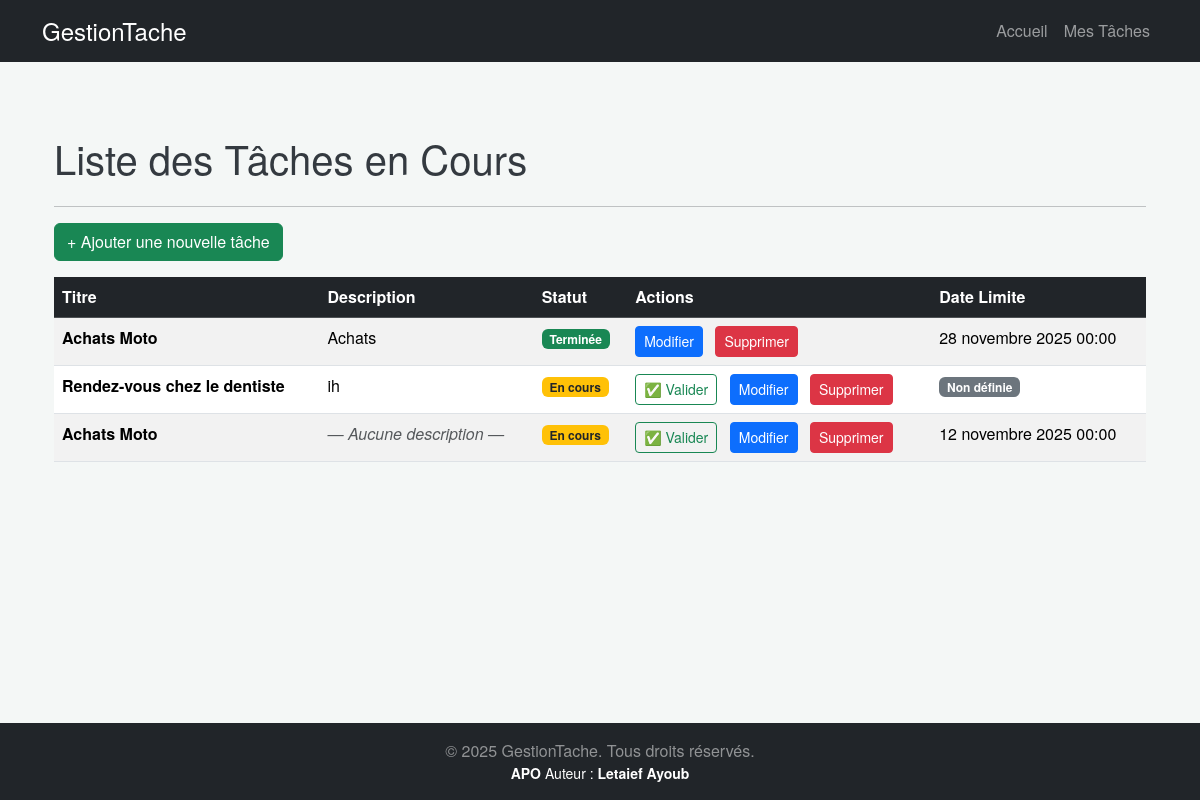
The page /liste/ on the database its author committed.
### taches/models.py (models this page shows, shortened)
class Tache(models.Model):
    titre = models.CharField(max_length=200)
    description = models.TextField(blank=True, null=True) # Description facultative
    date_creation = models.DateTimeField(default=timezone.now)
    date_due = models.DateTimeField(blank=True, null=True) # Date limite facultative
    completee = models.BooleanField(default=False) # L'état de la tâche
    statut_en_cours = models.BooleanField(default=True)

### taches/views.py (the view)
# urls.py: path('liste/', views.liste_view, name='tache'),
def liste_view(request):
    taches_existantes= Tache.objects.all().order_by('date_creation')
    contexte = {'taches':taches_existantes}
    return render(
        request,
        'taches/tache.html',
        contexte)

### taches/templates/taches/tache.html (shortened to what this page needs)
{% extends 'taches/../../templates/base.html' %}
{% load static %}
{% block content %}
    <div class="container mt-5">
        <h1 class="mb-4"> Liste des Tâches en Cours</h1>
        <hr>
        <a href="{% url 'tache_creation' %}" class="btn btn-success mb-3">
            + Ajouter une nouvelle tâche
        </a>
        {% if taches %}
            <table class="table table-striped table-hover">
                <thead class="table-dark">
                    <tr>
                        <th>Titre</th>
                        <th>Description</th>
                        <th>Statut</th>
                        <th>Actions</th>
                        <th>Date Limite</th>
                    </tr>
                </thead>
                <tbody>
                    {% for tache in taches %}
                        <tr>
                            <td>
                                <strong>{{ tache.titre }}</strong>
                            </td>
                            <td>
                                {% if tache.description %}
                                    {{ tache.description|truncatechars:50 }}
                                {% else %}
                                    <span class="text-muted fst-italic">— Aucune description —</span>
                                {% endif %}
                            </td>
                            <td>
                                {% if tache.statut_en_cours %}
                                    <span class="badge bg-warning text-dark">En cours</span>
                                {% else %}
                                    <span class="badge bg-success">Terminée</span>
                                {% endif %}
                            </td>
                            <td>
                                {% if tache.statut_en_cours %}
                                    <a href="{% url 'basculer_statut' pk=tache.pk %}"
                                       class="btn btn-sm btn-outline-success me-2"
                                       title="Valider la tâche"
                                       onclick="return confirm('Voulez-vous valider la tâche « {{ tache.titre|escapejs }} » ? Cette action est irréversible.');">
                                        ✅ Valider
                                    </a>
                                    <a href="{% url 'tache_modifier' pk=tache.pk %}" class="btn btn-sm btn-primary me-2">Modifier</a>
                                    <a href="{% url 'tache_supprimer' pk=tache.pk %}" class="btn btn-sm btn-danger">Supprimer</a>
                                {% else %}
                                    <a href="{% url 'tache_modifier' pk=tache.pk %}" class="btn btn-sm btn-primary me-2">Modifier</a>
                                    <a href="{% url 'tache_supprimer' pk=tache.pk %}" class="btn btn-sm btn-danger">Supprimer</a>
                                {% endif %}
                            </td>
                            <td>
                                {% if tache.date_due %}
                                    {{ tache.date_due }}
                                {% else %}
                                    <span class="badge bg-secondary">Non définie</span>
                                {% endif %}
                            </td>
                        </tr>
                    {% endfor %}
                </tbody>
            </table>
        {% else %}
            <div class="alert alert-info" role="alert">
                Aucune tâche n'est actuellement enregistrée.
            </div>
        {% endif %}
    </div>
{% endblock content %}

### taches/templates/base.html (shortened to what this page needs)
{% load static %}
<!DOCTYPE html>
<html lang="fr">
<head>
    <link rel="stylesheet" href="https://cdn.jsdelivr.net/npm/bootstrap@5.3.3/dist/css/bootstrap.min.css">
    <link rel="stylesheet" href="{% static '/css/taches.css' %}">
</head>
<body class="d-flex flex-column min-vh-100">
    <nav class="navbar navbar-expand-lg navbar-dark bg-dark">
      <div class="container">
        <a class="navbar-brand" href="{% url 'home' %}">
            <span class="fs-4"> GestionTache</span>
        </a>
        <div class="collapse navbar-collapse">
          <ul class="navbar-nav ms-auto">
            <li class="nav-item">
              <a class="nav-link" href="{% url 'home' %}">Accueil</a>
            </li>
            <li class="nav-item">
              <a class="nav-link" href="{% url 'tache' %}">Mes Tâches</a>
            </li>
          </ul>
        </div>
      </div>
    </nav>
    <main class="container mt-4 flex-grow-1">
        {% block content %}
        {% endblock %}
    </main>
    <footer class="footer mt-auto py-3 bg-dark text-white-50">
        <div class="container text-center">
            <p class="mb-0">
                &copy; 2025 GestionTache. Tous droits réservés.
            </p>
            <p class="text-white small mb-0">
                <strong>APO</strong>  Auteur : <strong>Letaief Ayoub</strong>
            </p>
        </div>
    </footer >
</body>
</html>

### taches/static/css/taches.css (style rules this page uses)
body { font-family: 'Helvetica Neue', Arial, sans-serif; background-color: #f4f7f6; }
h1 { font-weight: 300; margin-bottom: 25px; color: #343a40; }

### rows shown on the page
Tache: titre "Achats Moto", description "Achats", statut_en_cours "Terminée", date_due "28 novembre 2025 00:00"
Tache: titre "Rendez-vous chez le dentiste", description "ih", statut_en_cours "En cours", shows "Non définie"
Tache: titre "Achats Moto", description "— Aucune description —", statut_en_cours "En cours", date_due "12 novembre 2025 00:00"
